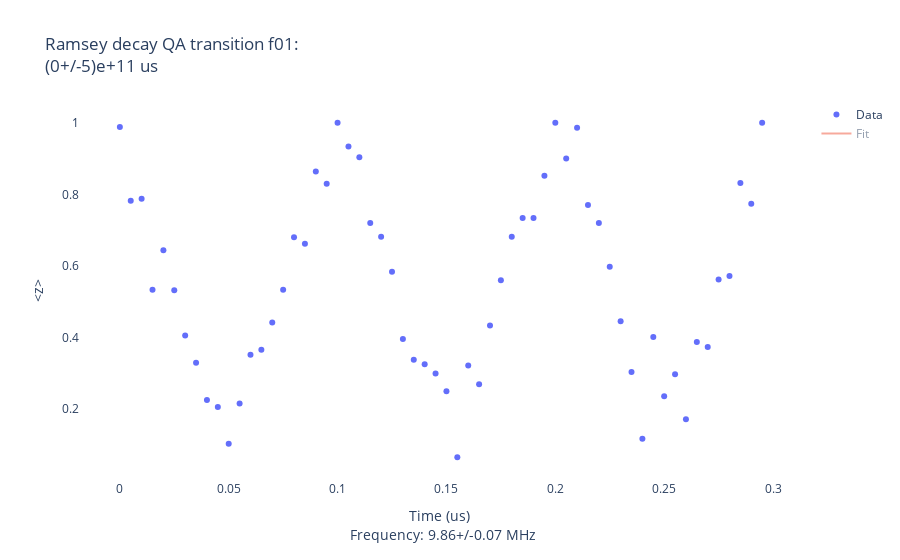
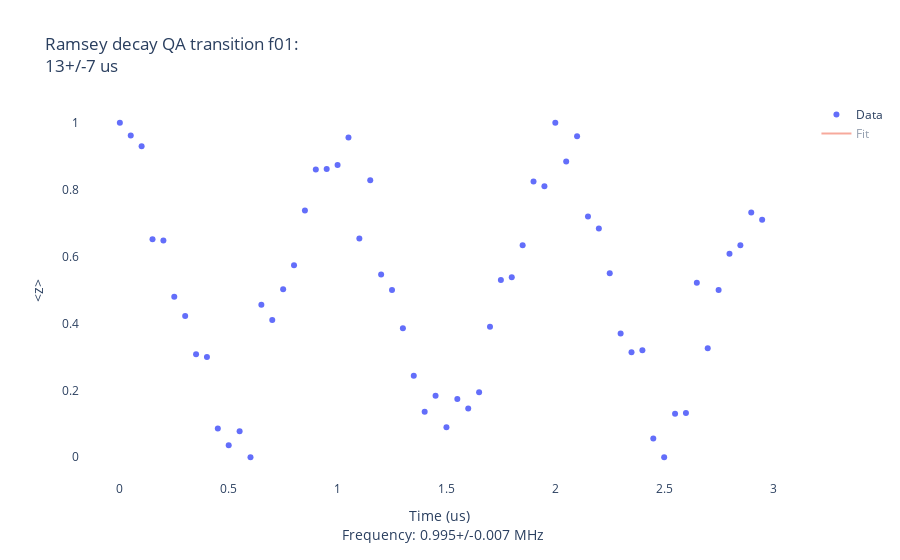
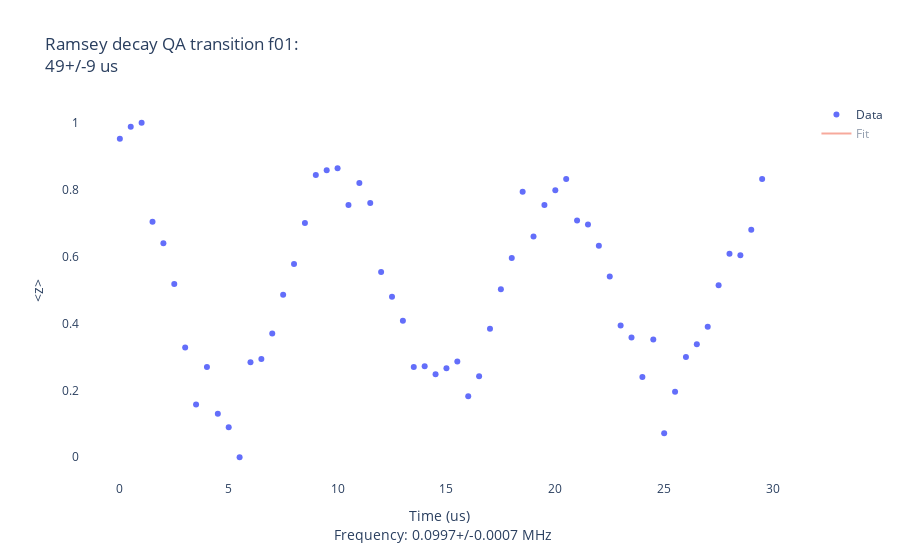

The notebook cell saved with these charts, in order:
### Markdown cell above
### Calibrate single qubit gate frequency then amplitute again

### Code cell
# Ramsey
ramsey = SimpleRamseyMultilevel(dut=dut,set_offset=10,stop=0.3,step=0.005)
ramsey = SimpleRamseyMultilevel(dut=dut,set_offset=1,stop=3,step=0.05)
ramsey = SimpleRamseyMultilevel(dut=dut,set_offset=0.1,stop=30,step=0.5)

### Figure 1 — Plotly figure (JSON) as saved in the notebook; plotly's stock layout.template omitted (floating-point values rounded to 4 significant figures; data arrays with more than 128 entries replaced by an {"elided": "..."} marker saying what was removed)
{"data": [{"mode": "markers", "name": "Data", "type": "scatter", "x": [0.0, 0.005, 0.01, 0.015, 0.02, 0.025, 0.03, 0.035, 0.04, 0.045, 0.05, 0.055, 0.06, 0.065, 0.07, 0.075, 0.08, 0.085, 0.09, 0.095, 0.1, 0.105, 0.11, 0.115, 0.12, 0.125, 0.13, 0.135, 0.14, 0.145, 0.15, 0.155, 0.16, 0.165, 0.17, 0.175, 0.18, 0.185, 0.19, 0.195, 0.2, 0.205, 0.21, 0.215, 0.22, 0.225, 0.23, 0.235, 0.24, 0.245, 0.25, 0.255, 0.26, 0.265, 0.27, 0.275, 0.28, 0.285, 0.29, 0.295], "xaxis": "x", "y": [0.988, 0.782, 0.788, 0.534, 0.644, 0.532, 0.406, 0.33, 0.226, 0.206, 0.104, 0.216, 0.352, 0.366, 0.442, 0.534, 0.68, 0.662, 0.864, 0.83, 1.0, 0.934, 0.904, 0.72, 0.682, 0.584, 0.396, 0.338, 0.326, 0.3, 0.25, 0.066, 0.322, 0.27, 0.434, 0.56, 0.682, 0.734, 0.734, 0.852, 1.0, 0.9, 0.986, 0.77, 0.72, 0.598, 0.446, 0.304, 0.118, 0.402, 0.236, 0.298, 0.172, 0.388, 0.374, 0.562, 0.572, 0.832, 0.774, 1.0], "yaxis": "y"}, {"mode": "lines", "name": "Fit", "type": "scatter", "visible": "legendonly", "x": {"elided": "600 float values"}, "xaxis": "x", "y": {"elided": "600 float values"}, "yaxis": "y"}], "layout": {"plot_bgcolor": "white", "title": {"text": "Ramsey decay QA transition f01: <br>(0+/-5)e+11 us"}, "xaxis": {"anchor": "y", "domain": [0, 1], "title": {"text": "Time (us) <br> Frequency: 9.86+/-0.07 MHz"}}, "yaxis": {"anchor": "x", "domain": [0, 1], "title": {"text": "<z>"}}}}

### Figure 2 — Plotly figure (JSON) as saved in the notebook; plotly's stock layout.template omitted (floating-point values rounded to 4 significant figures; data arrays with more than 128 entries replaced by an {"elided": "..."} marker saying what was removed)
{"data": [{"mode": "markers", "name": "Data", "type": "scatter", "x": [0.0, 0.05, 0.1, 0.15, 0.2, 0.25, 0.3, 0.35, 0.4, 0.45, 0.5, 0.55, 0.6, 0.65, 0.7, 0.75, 0.8, 0.85, 0.9, 0.95, 1.0, 1.05, 1.1, 1.15, 1.2, 1.25, 1.3, 1.35, 1.4, 1.45, 1.5, 1.55, 1.6, 1.65, 1.7, 1.75, 1.8, 1.85, 1.9, 1.95, 2.0, 2.05, 2.1, 2.15, 2.2, 2.25, 2.3, 2.35, 2.4, 2.45, 2.5, 2.55, 2.6, 2.65, 2.7, 2.75, 2.8, 2.85, 2.9, 2.95], "xaxis": "x", "y": [1.0, 0.962, 0.93, 0.652, 0.648, 0.48, 0.422, 0.308, 0.3, 0.086, 0.036, 0.078, 0.0, 0.456, 0.41, 0.502, 0.574, 0.738, 0.86, 0.862, 0.874, 0.956, 0.654, 0.828, 0.546, 0.5, 0.386, 0.244, 0.136, 0.184, 0.09, 0.174, 0.146, 0.194, 0.39, 0.53, 0.538, 0.634, 0.824, 0.81, 1.0, 0.884, 0.96, 0.72, 0.684, 0.55, 0.37, 0.314, 0.32, 0.056, 0.0, 0.13, 0.132, 0.522, 0.326, 0.5, 0.608, 0.634, 0.732, 0.71], "yaxis": "y"}, {"mode": "lines", "name": "Fit", "type": "scatter", "visible": "legendonly", "x": {"elided": "600 float values"}, "xaxis": "x", "y": {"elided": "600 float values"}, "yaxis": "y"}], "layout": {"plot_bgcolor": "white", "title": {"text": "Ramsey decay QA transition f01: <br>13+/-7 us"}, "xaxis": {"anchor": "y", "domain": [0, 1], "title": {"text": "Time (us) <br> Frequency: 0.995+/-0.007 MHz"}}, "yaxis": {"anchor": "x", "domain": [0, 1], "title": {"text": "<z>"}}}}

### Figure 3 — Plotly figure (JSON) as saved in the notebook; plotly's stock layout.template omitted (floating-point values rounded to 4 significant figures; data arrays with more than 128 entries replaced by an {"elided": "..."} marker saying what was removed)
{"data": [{"mode": "markers", "name": "Data", "type": "scatter", "x": [0.0, 0.5, 1.0, 1.5, 2.0, 2.5, 3.0, 3.5, 4.0, 4.5, 5.0, 5.5, 6.0, 6.5, 7.0, 7.5, 8.0, 8.5, 9.0, 9.5, 10.0, 10.5, 11.0, 11.5, 12.0, 12.5, 13.0, 13.5, 14.0, 14.5, 15.0, 15.5, 16.0, 16.5, 17.0, 17.5, 18.0, 18.5, 19.0, 19.5, 20.0, 20.5, 21.0, 21.5, 22.0, 22.5, 23.0, 23.5, 24.0, 24.5, 25.0, 25.5, 26.0, 26.5, 27.0, 27.5, 28.0, 28.5, 29.0, 29.5], "xaxis": "x", "y": [0.952, 0.988, 1.0, 0.704, 0.64, 0.518, 0.328, 0.158, 0.27, 0.13, 0.09, 0.0, 0.284, 0.294, 0.37, 0.486, 0.578, 0.7, 0.844, 0.858, 0.864, 0.754, 0.82, 0.76, 0.554, 0.48, 0.408, 0.27, 0.272, 0.248, 0.266, 0.286, 0.182, 0.242, 0.384, 0.502, 0.596, 0.794, 0.66, 0.754, 0.798, 0.832, 0.708, 0.696, 0.632, 0.54, 0.394, 0.358, 0.24, 0.352, 0.072, 0.196, 0.3, 0.338, 0.39, 0.514, 0.608, 0.604, 0.68, 0.832], "yaxis": "y"}, {"mode": "lines", "name": "Fit", "type": "scatter", "visible": "legendonly", "x": {"elided": "600 float values"}, "xaxis": "x", "y": {"elided": "600 float values"}, "yaxis": "y"}], "layout": {"plot_bgcolor": "white", "title": {"text": "Ramsey decay QA transition f01: <br>49+/-9 us"}, "xaxis": {"anchor": "y", "domain": [0, 1], "title": {"text": "Time (us) <br> Frequency: 0.0997+/-0.0007 MHz"}}, "yaxis": {"anchor": "x", "domain": [0, 1], "title": {"text": "<z>"}}}}
